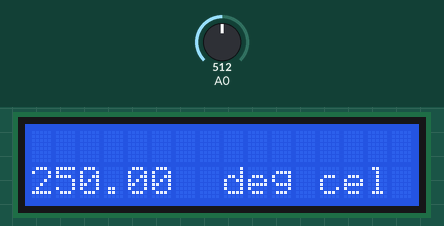
The sketch below on a simulated Arduino Uno, built with avr-gcc and run on an emulated ATmega328P. On the bench: 16×2 character LCD. Inputs (shaded band) come from the test bench; at power-on: A0 = 512.

Above: at 1.3 s.
1.4 s: A0 set to 223
At 2.1 s:
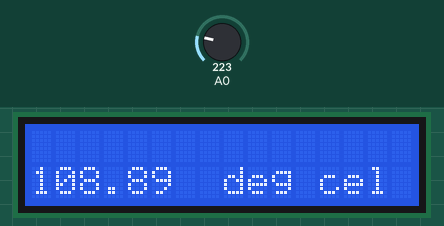
2.9 s: A0 set to 195
At 4.2 s:
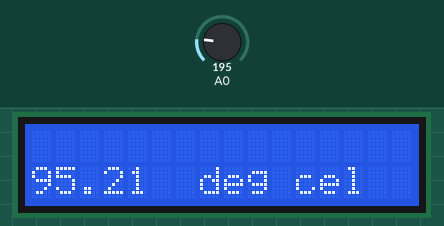
4.5 s: A0 set to 122
At 5.1 s:
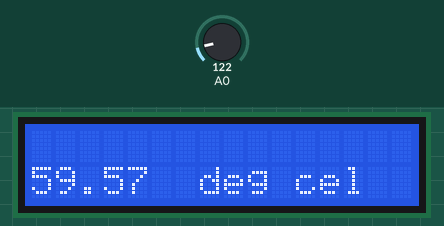
6.0 s: A0 set to 306
At 7.1 s:
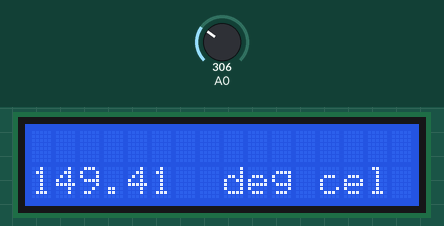
Timing chart, 0 to 9.0 s (numbered marks = the images above; inputs shaded):
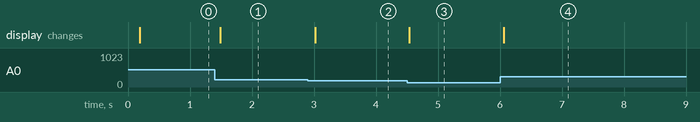

Measured:
- after the input at 1.4 s, the display: changes after 0.08 s (image 1)
- after the input at 2.9 s, the display: changes after 0.12 s (image 2)
- after the input at 4.5 s, the display: changes at once (image 3)
- after the input at 6.0 s, the display: changes after 0.06 s (image 4)

The sketch:

ADC.ino
```cpp
/*To read the analog values and print it on the Serial monitor*/
#include <Wire.h>
#include <LiquidCrystal_I2C.h>

LiquidCrystal_I2C lcd(0x27, 16, 2); // set the LCD address to 0x27 for a 16 chars and 2 line display
void setup()
{
  // put your setup code here, to run once:
    lcd.init();
    lcd.backlight();
    lcd.clear();
    lcd.home();

    //lcd.setCursor(0, 0);

    delay(100);
}

void loop()
{
  // put your main code here, to run repeatedly:
  String temperature;

  //reading the analog output voltage fromtemperature sensor and converting it to deg cel (10mv-> 1deg cel)
  temperature = String (((analogRead(A0) *(float)5/ 1024)) /(float) 0.01);

    lcd.clear();
    lcd.setCursor(0, 1);
    lcd.print(temperature);
    lcd.print("  deg cel");

    delay(100);
}
```
